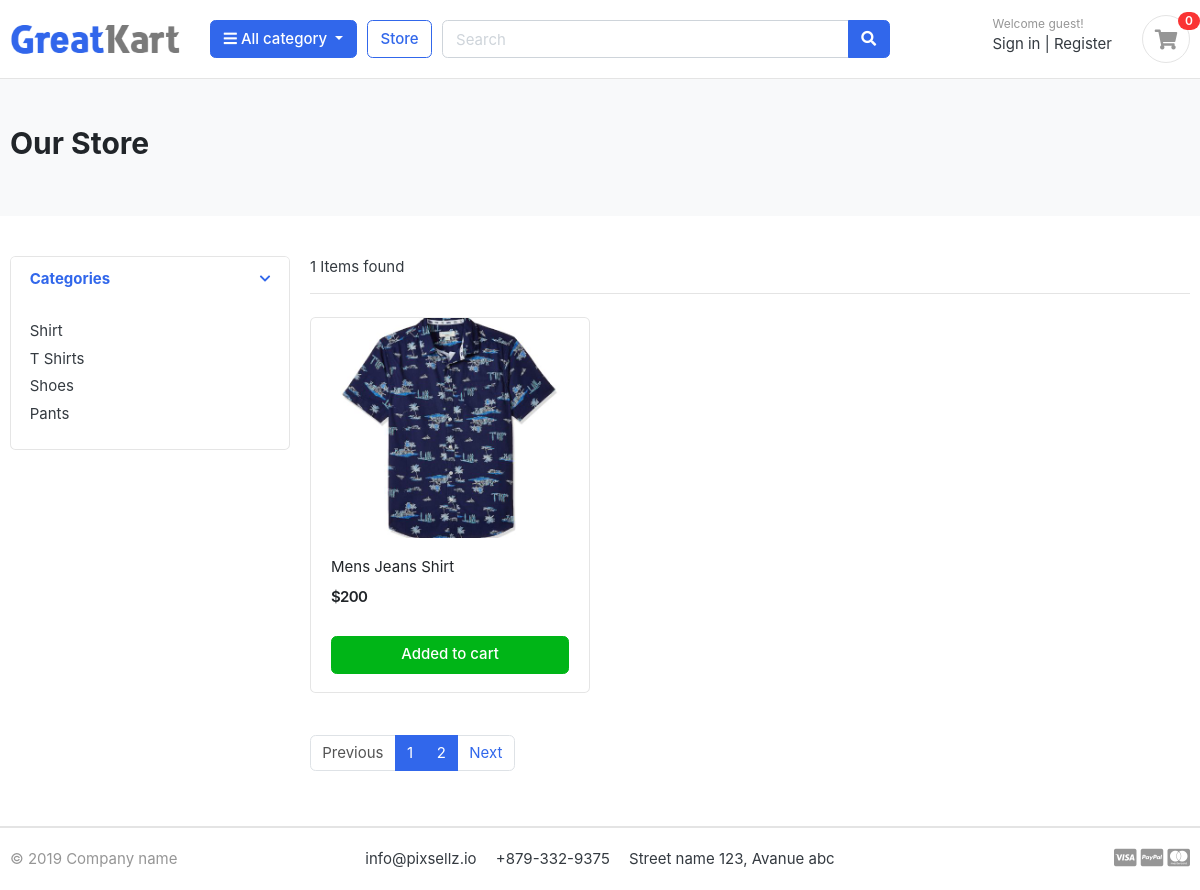
Screenshot of /store/category/shirt/ with the database file from the repository.
### category/models.py (models this page shows, shortened)
class Category(models.Model):
    category_name = models.CharField(max_length=50, unique=True)
    slug = models.SlugField(max_length=100, unique=True)
    description = models.TextField(max_length=255, blank=True)
    category_image = models.ImageField(upload_to='photos/categories')

### store/models.py (models this page shows, shortened)
class Product(models.Model):
    product_name = models.CharField(max_length=100, unique=True)
    slug = models.SlugField(max_length=100, unique=True)
    description = models.TextField(max_length=500, blank=True)
    price = models.IntegerField()
    image = models.ImageField(upload_to='photos/products')
    stock = models.IntegerField()
    is_available = models.BooleanField(default=True)
    category = models.ForeignKey(Category, on_delete=models.CASCADE)
    created_at = models.DateTimeField(auto_now_add=True)
    modified_at = models.DateTimeField(auto_now=True)

### store/views.py (the view)
# urls.py: path('store/', include('store.urls')),
def store(request, category_slug=None):
    if category_slug:
        category = get_object_or_404(Category, slug=category_slug)
        products = Product.objects.filter(is_available=True, category=category)
        page_number = request.GET.get('page')
        paginator = Paginator(products, 1)
        paged_product = paginator.get_page(page_number)
    else:
        products = Product.objects.filter(is_available=True)
        page_number = request.GET.get('page')
        paginator = Paginator(products, 3)
        paged_product = paginator.get_page(page_number)
    categories = Category.objects.all()
    context = {
        'products': paged_product,
        'categories': categories
    }
    return render(request, 'store/store.html', context)

### store/templates/store/store.html
{% extends 'base.html' %}
{% block body %}
<section class="section-pagetop bg">
  <div class="container">
    <h2 class="title-page">Our Store</h2>
  </div>
</section>
<section class="section-content padding-y">
  <div class="container">
    <div class="row">
      <aside class="col-md-3">
        <div class="card">
          <article class="filter-group">
            <header class="card-header">
              <a
                href="#"
                data-toggle="collapse"
                data-target="#collapse_1"
                aria-expanded="true"
                class=""
              >
                <i class="icon-control fa fa-chevron-down"></i>
                <h6 class="title">Categories</h6>
              </a>
            </header>
            <div class="filter-content collapse show" id="collapse_1" style="">
              <div class="card-body">
                <ul class="list-menu">
                  {% for category in categories %}
                  <li>
                    <a
                      href="{% url 'products_by_category' category_slug=category.slug %}"
                      >{{ category.category_name }}
                    </a>
                  </li>
                  {% endfor %}
                </ul>
              </div>
            </div>
          </article>
        </div>
      </aside>
      <main class="col-md-9">
        <header class="border-bottom mb-4 pb-3">
          <div class="form-inline">
            <span class="mr-md-auto">{{ products | length }} Items found </span>
          </div>
        </header>
        <div class="row">
          {% for product in products %}
          <div class="col-md-4">
            <figure class="card card-product-grid">
              <div class="img-wrap">
                <img src="{{ product.image.url }}" />
              </div>
              <figcaption class="info-wrap">
                <div class="fix-height">
                  <a href="{% url 'product_details' product.category.slug product.slug %}" class="title"
                    >{{ product.product_name }}</a
                  >
                  <div class="price-wrap mt-2">
                    <span class="price">${{ product.price }}</span>
                  </div>
                </div>
                <a href="{% url 'add_to_cart' product.id %}" class="btn btn-block btn-success">Added to cart </a>
              </figcaption>
            </figure>
          </div>
          {% endfor %}
        </div>
        <nav class="mt-4" aria-label="Page navigation sample">
          <ul class="pagination">
            {% if products.has_previous %}
            <li class="page-item">
              <a class="page-link" href="?page={{ products.previous_page_number }}"
                >Previous</a
              >
            </li>
            {% else %}
            <li class="page-item disabled">
              <a class="page-link">Previous</a>
            </li>
            {% endif %}
            {% for page_number in products.paginator.page_range %}
            <li class="page-item active"><a class="page-link" href="?page={{ page_number }}">{{ page_number }}</a></li>
            {% endfor %}
            {% if products.has_next %}
            <li class="page-item">
              <a class="page-link" href="?page={{ products.next_page_number }}"
                >Next</a
              >
            </li>
            {% else %}
            <li class="page-item disabled"><a class="page-link">Next</a></li>
            {% endif %}
          </ul>
        </nav>
      </main>
    </div>
  </div>
</section>
{% endblock body %}

### static/css/ui.css (style rules this page uses)
html { font-family: "Inter", sans-serif; font-size: 15px; }
.img-wrap { text-align: center; display: block; }
.img-wrap img { max-width: 100%; }
.price-wrap { letter-spacing: -0.7px; }
.padding-y { padding-top: 40px; padding-bottom: 40px; }
figure { margin-bottom: 0; }
article:after, .form-group:after { display: block; clear: both; content: ""; }
.bg { background-color: #f8f9fa; }
.title-page { color: #212529; }
[class*=list-] li:after { visibility: hidden; display: block; content: ""; overflow: hidden; height: 0; clear: both; }
.list-menu { list-style: none; margin: 0; padding-left: 0; }
.list-menu li { margin-bottom: 5px; }
.list-menu a { color: #343a40; }
[class*=card-product] a.title { color: #212529; display: block; }
[class*=card-product] .img-wrap { overflow: hidden; position: relative; }
[class*=card-product] .img-wrap img { height: 100%; max-width: 100%; width: auto; display: inline-block; -o-object-fit: cover; object-fit: cover; }
.card-product-grid { margin-bottom: 20px; }
.card-product-grid .img-wrap { border-radius: 0.2rem 0.2rem 0 0; height: 220px; }
.card-product-grid .info-wrap { overflow: hidden; padding: 18px 20px; }
.card-product-grid .fix-height { height: 80px; overflow: hidden; }
.card .img-wrap { overflow: hidden; }
.price { font-weight: 600; color: #212529; }
.icon-control { margin-top: 5px; float: right; font-size: 80%; }
.card-header .title { margin-bottom: 0; line-height: 1.5; }
.filter-group { border-bottom: 1px solid #e4e4e4; }
.filter-group .card-header { border-bottom: 0; }
.filter-group:last-child { border-bottom: 0; }
.section-pagetop { padding: 45px 0; }

### rows the page displays
Category: category_name "Shirt"
Category: category_name "T Shirts"
Category: category_name "Shoes"
Category: category_name "Pants"
Product: image (picture), product_name "Mens Jeans Shirt", price "200"

### other values shown
{{ products | length }} "1"
{{ page_number }} "1" "2"
